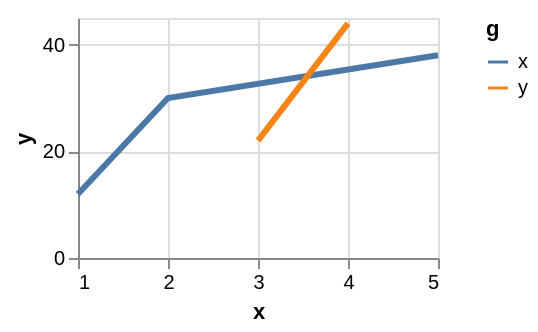

Here is the Vega-Lite specification saved for this chart:
### Vega-Lite specification from a JSON file in a GitHub repository (floating-point values rounded to 4 significant figures)
{"width": 180, "height": 120, "data": {"values": [{"x": 1, "y": 12, "s": 30, "g": "x"}, {"x": 2, "y": 30, "s": 80, "g": "x"}, {"x": 3, "y": 22, "s": 50, "g": "y"}, {"x": 4, "y": 44, "s": 120, "g": "y"}, {"x": 5, "y": 38, "s": 70, "g": "x"}]}, "mark": {"type": "line", "strokeWidth": 3}, "encoding": {"x": {"field": "x", "type": "quantitative"}, "y": {"field": "y", "type": "quantitative"}, "color": {"field": "g", "type": "nominal"}}}
